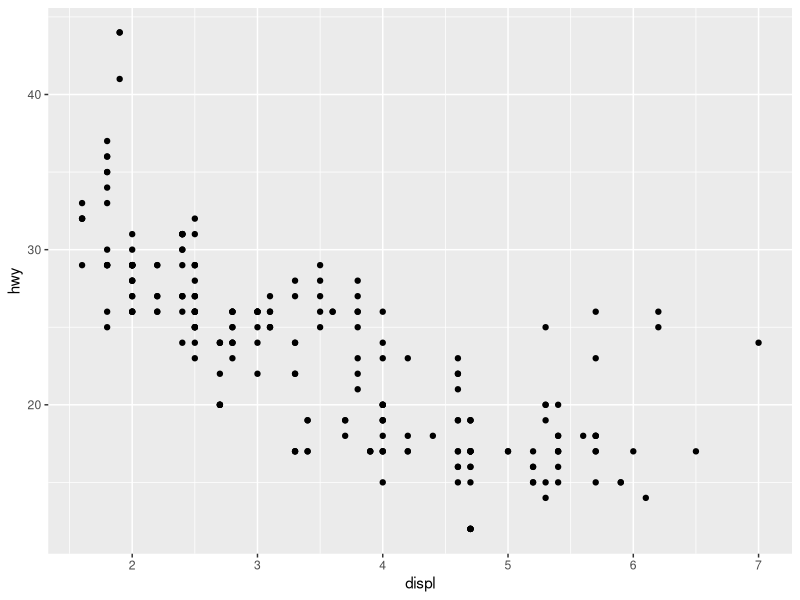
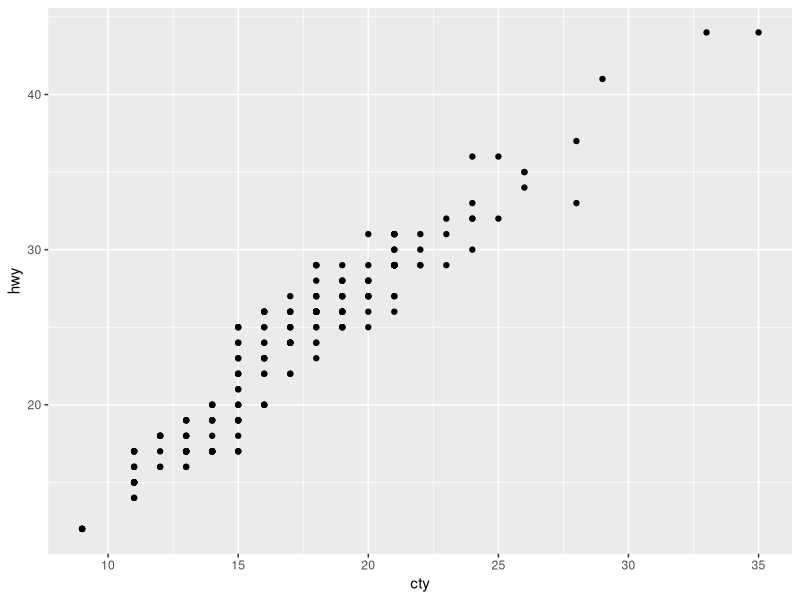
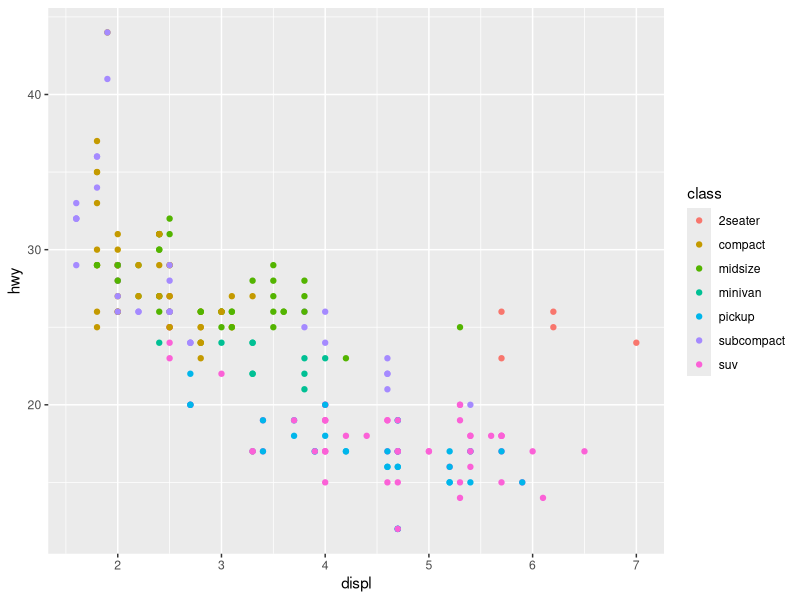
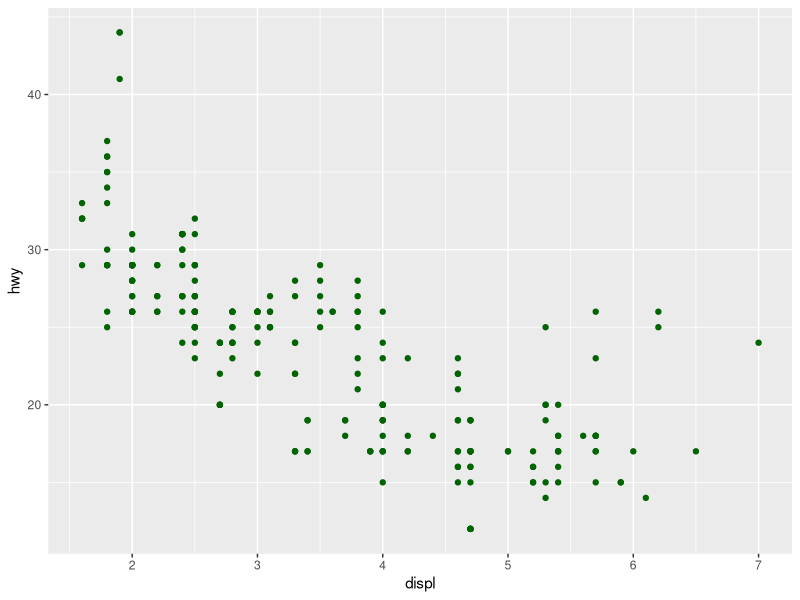
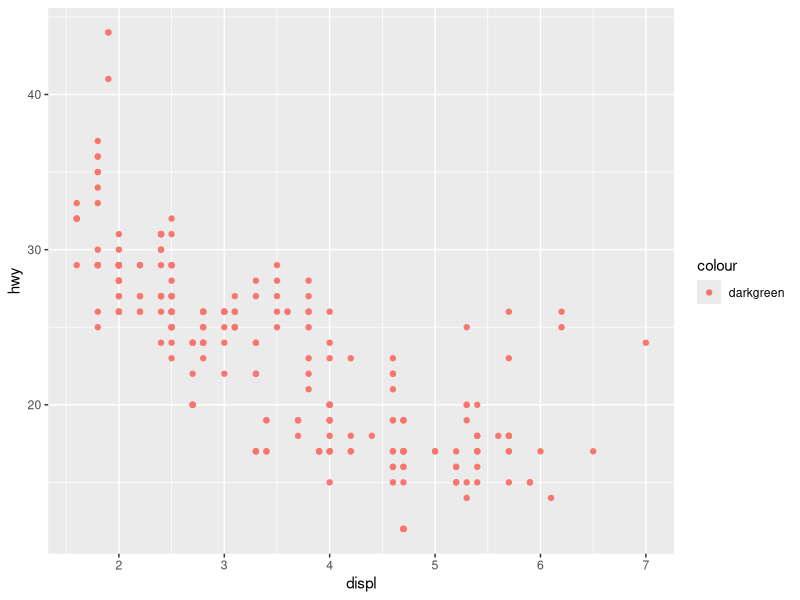
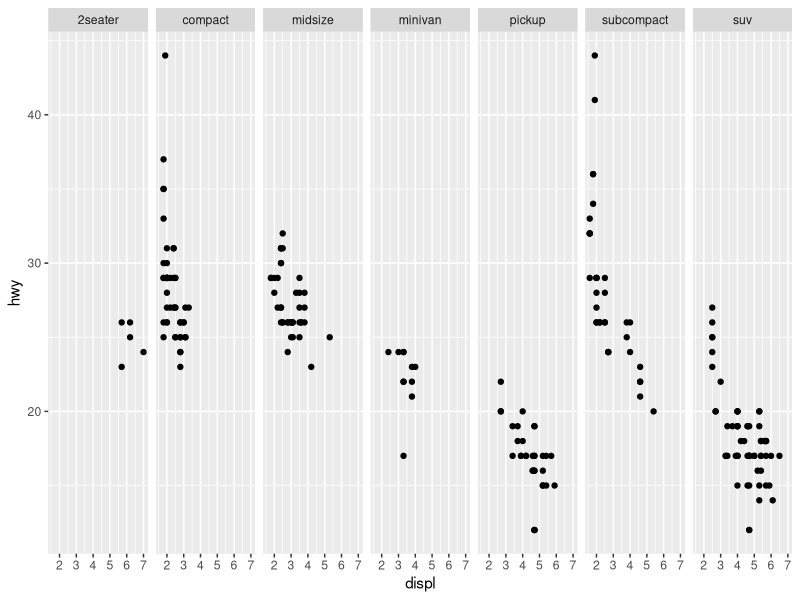
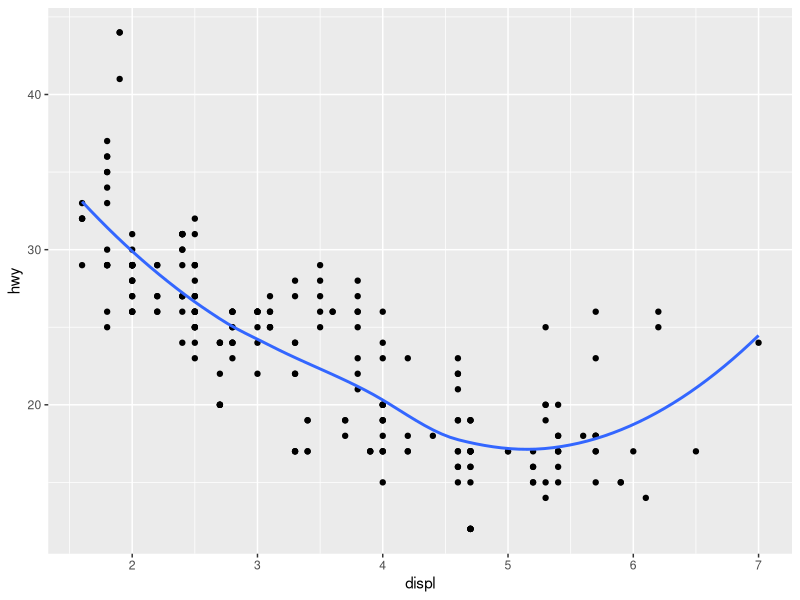
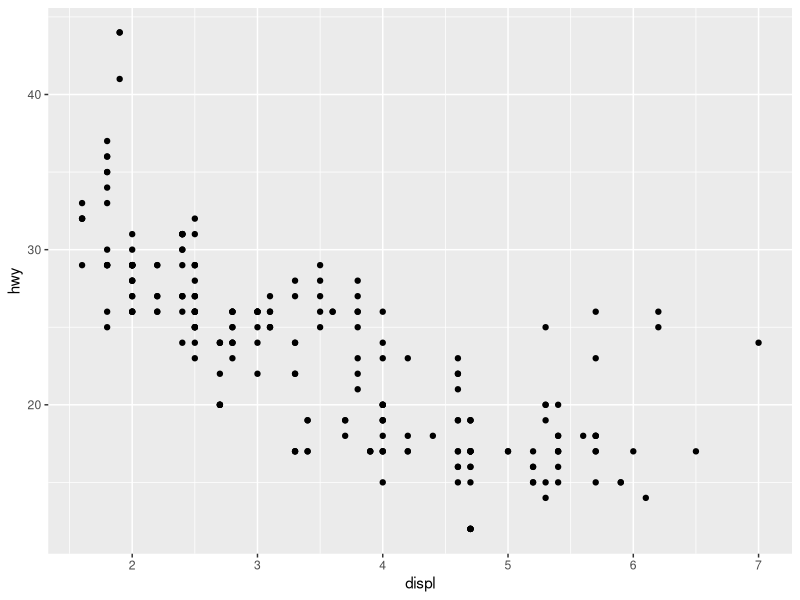

R code for these plots, in order:
# ---
# title: "<span style = 'font-size: 100%;'> MGMT 17300: Data Mining Lab </span>"
# subtitle: "<span style = 'font-size: 150%;'>Exploratory Data Analysis in R: Visualization and Dashboarding</span>"
# author: "Professor: Davi Moreira"
# date: "2024-08-01"
# date-format: "MMMM DD, YYYY"
# format:
# revealjs: 
# transition: slide
# background-transition: fade
# width: 1600
# height: 900
# center: true
# slide-number: true
# incremental: true
# chalkboard: 
# buttons: false
# preview-links: auto
# #logo: figs/quarto.png
# footer: "Data Mining Lab"
# theme: [simple,custom.scss]
# ---
# 
# ## Overview
# 
# :::::: nonincremental
# ::::: columns
# ::: {.column width="50%" style="text-align: center; justify-content: center; align-items: center;"}
# -   Lesson Exercise Review
# 
# -   Lesson Question!
# 
# -   Course Learning Milestones
# 
# -   The 8 Key Steps of a Data Mining Project
# 
# :::
# 
# ::: {.column width="50%" style="text-align: center; justify-content: center; align-items: center;"}
# 
# - Introduction to `ggplot()`
# 
# - Going Beyond the Basics
# 
# - The Grammar of Graphics
# 
# - Themes
# 
# - Computed Statistics
# 
# - Positioning Elements
# 
# - Defining Coordinates
# 
# :::
# :::::
# ::::::
# 
# # Lesson Exercises Review {background-color="#cfb991"}
# 
# # Lesson Question! {background-color="#cfb991"}
# 
# # Course Learning Milestones {background-color="#cfb991"}
# 
# ## Course Learning Milestones
# 
# <center>![](figs/13_course_learning_milestones.jpg){width="60%"}</center>
# 
# # The 8 Key Steps of a Data Mining Project {background-color="#cfb991"}
# 
# ## The 8 Key Steps of a Data Mining Project
# 
# <br>
# 
# :::::: columns
# ::: {.column width="33%"}
# ### Goal Setting
# 
# 1.  **Define the project’s goal**\
# :::
# 
# ::: {.column width="33%"}
# ### Data Understanding
# 
# 2.  **Acquire analysis tools**\
# 3.  **Prepare data**\
# 4.  **Data summarization**\
# 5.  **Data visualization**\
# :::
# 
# ::: {.column width="33%"}
# ### Insights
# 
# 6.  **Data mining modeling**\
# 7.  **Model validation**\
# 8.  **Interpretation and implementation**
# :::
# ::::::
# 
# # Introduction to `ggplot()` {background-color="#cfb991"}
# 
# 
# ## Introduction to `ggplot()`
# 
# <br>
# 
# The `gg` in `ggplot()` refers to the [Grammar of Graphics](http://vita.had.co.nz/papers/layered-grammar.pdf). More than just a graphics package, `ggplot()` is a set of principles about data visualization and plot construction.
# 
# ```{r results='hide', warning=FALSE, message=FALSE}
library(ggplot2)
library(tidyverse)
# ```
# 
# ## First Steps
# 
# <br>
# 
# We will use a dataset about car characteristics to illustrate the step-by-step construction of a plot. Then, we'll apply the same principles to a more interesting dataset.
# 
# ```{r eval=FALSE, message=FALSE, warning=FALSE, results='hide'}
head(mpg)
# ```
# 
# We are going to check the association between a car's engine size (`displ`) and fuel efficiency (`hwy`).
# 
# To create the plot, we just need to tell `ggplot` which dataset to use (`data`), what type of function (`geom_point`), and which variables for the x and y axes (`mapping`).
# 
# ```{r message=FALSE, warning=FALSE, results='hide', fig.align='center'}
mpg %>% ggplot() +  # base plot
geom_point(mapping = aes(x = displ, y = hwy))  # add a layer of points
# ```
# 
# <br>
# 
# ## Grammar of Graphics
# 
# :::{.nonincremental}
# 
# Note that the logic of constructing the plots was to create a base plot with the `ggplot()` function, and then include a layer with the graphical elements.
# 
# **This is always the logic**: create a simple figure and successively add layers with the information we want.
# 
# The plot we made is quite simple and has only 3 steps:
# 
# 1. Defining the dataset to be used (`data = mpg`)
# 2. Defining the type of plot to be used (`geom_point`)
# 3. Defining the *mapping* of information in the plot (`mapping = aes(x = displ, y = hwy)`)
# 
# To make more sophisticated plots, we can add more information to the existing layers or add more layers. Before going further, it's your turn to make a plot.
# 
# :::
# 
# <!---
# ## Exercise
# 
# Choose another variable from the `mpg` dataset and develop a similar plot to the one we saw.
# 
# ## Exercise: Answer
# 
# ```{r message=FALSE, warning=FALSE, results='hide'}
mpg %>% ggplot() +  # base plot
geom_point(mapping = aes(x = cty, y = hwy))  # add a layer of points
# ```
# --->
# 
# # Going Beyond the Basics  {background-color="#cfb991"}
# 
# ## The Grammar of Graphics
# 
# :::{.nonincremental}
# 
# We have just gone through all the elements of a complete syntax for information visualization. Let's review the fundamentals of this grammar:
# 
# 1. Defining the data to be used: `data`
# 2. Defining the type of graphical element: `geom`
# 3. Linking data and graphical elements: `mapping`
# 4. Defining the statistic to be displayed: `stat`
# 5. Positioning graphical elements: `position`
# 6. Defining coordinates: `coord`
# 7. Graphically separating different elements: `facet`
# 
# Mastering these fundamentals gives you enormous freedom to visualize any type of information! Let's move on to a more complex example.
# 
# :::
# 
# ## Including More Information in a Layer
# 
# <br>
# 
# The `mpg` dataset has a variable (`class`) with the type of car: "compact", "SUV", etc. We can include this information by coloring each class.
# 
# ```{r fig.height = 3, fig.align="center"}
mpg %>% ggplot() +
geom_point(mapping = aes(x = displ, y = hwy, color = class))
# ```
# 
# ## Be Careful with What Goes Inside and Outside the Parentheses
# 
# <br>
# 
# If you want to color all the points green, regardless of the car type, the code will have a difference that, at first, seems subtle.
# 
# ```{r fig.height = 3, fig.align="center"}
mpg %>% ggplot() +
geom_point(mapping = aes(x = displ, y = hwy), color = "darkgreen")
# ```
# 
# ## Be Careful with What Goes Inside and Outside the Parentheses
# 
# <br>
# 
# See the difference! What happened?
# 
# ```{r fig.height = 3, fig.align="center"}
mpg %>% ggplot() +
geom_point(mapping = aes(x = displ, y = hwy, color = "darkgreen"))
# ```
# 
# ## Adding Another Layer
# 
# <br>
# 
# Perhaps, even when giving a color to each car category, you found that the difference was not very clear. One option is to place each category on its own scale, which we can do with the `facet_wrap()` function.
# 
# ```{r fig.height = 3, fig.align="center"}
mpg %>% ggplot() +
geom_point(mapping = aes(x = displ, y = hwy)) +
facet_wrap(~ class, nrow = 1)
# ```
# 
# ## More than One Piece of Information in the Same Plot
# 
# <br>
# 
# Adding new layers also serves to place different elements in the plot. If we want to draw a fitting curve on the original plot, just add the `geom_smooth()` element.
# 
# ```{r fig.align="center", fig.height= 2.7, message=FALSE, warning=FALSE}
mpg %>% ggplot() +
geom_point(mapping = aes(x = displ, y = hwy)) +
geom_smooth(mapping = aes(x = displ, y = hwy), se = FALSE)
# ```
# 
# # Themes  {background-color="#cfb991"}
# 
# ## Themes
# 
# <br>
# 
# Beyond the structural elements we've seen, a good data presentation also depends on aesthetic adjustments. Let's briefly cover some possibilities.
# 
# `ggplot` already comes with some predefined themes. You are not obliged to like that gray background: let's reproduce the plot of the relationship between engine size and efficiency, using the themes `theme_bw`, `theme_light`, `theme_dark`, `theme_minimal`, and `theme_classic`.
# 
# ## Original Plot
# 
# ```{r fig.height = 5, fig.align="center"}
mpg %>% ggplot() +
geom_point(mapping = aes(x = displ, y = hwy))
# ```
# 
# ## Black and White
# 
# ```{r fig.height = 4.5, fig.align="center"}
mpg %>% ggplot() +
geom_point(mapping = aes(x = displ, y = hwy)) +
theme_bw()
# ```
# 
# ## Light
# 
# ```{r fig.height = 4.5, fig.align="center"}
mpg %>% ggplot() +
geom_point(mapping = aes(x = displ, y = hwy)) +
theme_light()
# ```
# 
# ## Dark
# 
# ```{r fig.height = 4.5, fig.align="center"}
mpg %>% ggplot() +
geom_point(mapping = aes(x = displ, y = hwy)) +
theme_dark()
# ```
# 
# ## Minimal
# 
# ```{r fig.height = 4.5, fig.align="center"}
mpg %>% ggplot() +
geom_point(mapping = aes(x = displ, y = hwy)) +
theme_minimal()
# ```
# 
# ## Classic
# 
# ```{r fig.height = 4.5, fig.align="center"}
mpg %>% ggplot() +
geom_point(mapping = aes(x = displ, y = hwy)) +
theme_classic()
# ```
# 
# ## Other Themes?
# 
# :::{.nonincremental}
# 
# For those who didn't like these themes, there are two options:
# 
# - You can change **absolutely everything** in the plot with the `theme()` function, element by element. For that, you need to have a good eye for graphic design, as well as patience to tweak each detail. See the number of arguments that can be changed with the `?theme` command.
# 
# - Install external packages with ready-made themes. Two that I really like are [ggthemes](https://yutannihilation.github.io/allYourFigureAreBelongToUs/ggthemes/) and [hrbrthemes](https://github.com/hrbrmstr/hrbrthemes)
# 
# On Google, you can also find many other packages.
# 
# :::
# 
# # Computed Statistics {background-color="#cfb991"}
# 
# ## Types of Plots
# 
# <br>
# 
# All the examples above were made with scatter plots. `ggplot` supports many other types of plots: bars, areas, lines, pie charts (ugh!), etc.
# 
# **The important thing is that the logic is the same!** What changes is the type of statistic relevant for each plot. In the scatter plot, we used the values of the observations in our dataset, but for other plots, we need other statistics: counts for bar plots, predicted values for fit curves, dispersion measures for boxplots, etc.
# 
# Let's load a new dataset to illustrate this point and play a bit with bar plots.
# 
# ```{r message=FALSE, warning=FALSE, results='hide'}
?diamonds
# ```
# 
# ## Simple Bar Plot
# 
# <br>
# 
# The code for a bar plot follows the same reasoning as the previous plots, and you'll notice that the only thing we need to change is the type of function used to map the data: instead of `geom_point()`, we use `geom_bar()`.
# 
# ```{r fig.height = 3, fig.align="center"}
diamonds %>% ggplot() +
geom_bar(mapping = aes(x = cut))
# ```
# 
# ## Calculating Statistics
# 
# <br>
# 
# ::: {style="font-size: 80%;"}
# 
# Unlike the scatter plot, we don't need to specify anywhere the variable that contains the number of diamonds for each type of cut (even because this variable doesn't exist in the dataset!).
# 
# `ggplot()` recognizes that when we use `geom_bar()`, the relevant statistic is the **count** within each category and calculates this automatically. Other functions calculate other statistics by default (you can consult the `stat` argument in `?geom_bar`).
# 
# <center>
# <img src="figs/visualization-stat-bar.png" width="1100px">
# </center>
# 
# :::
# 
# <!---
# ## Exercise
# 
# Select another variable in the `diamonds` dataset to produce a new bar plot.
# 
# ## Exercise: Answer
# 
# ```{r fig.height = 3.5, fig.align="center"}
diamonds %>% ggplot() +
geom_bar(mapping = aes(x = clarity))
# ```
# --->
# 
# ## Calculating Statistics
# 
# <br>
# 
# Every plot has a default statistic, but we can make changes to relate two different variables, for example:
# 
# ```{r fig.height = 2, fig.align="center"}
# Relationship between cut type and diamond dimensions
diamonds %>% ggplot() +
stat_summary(
mapping = aes(x = cut, y = depth),
fun.min = min,
fun.max = max,
fun = median
)
# ```
# 
# # Positioning Elements  {background-color="#cfb991"}
# 
# ## Changing the Colors of Bars
# 
# <br>
# 
# Similar to the scatter plot, we can change the color of the bars with the `fill` argument.
# 
# ```{r fig.height = 3.5, fig.align="center"}
diamonds %>% ggplot() +
geom_bar(mapping = aes(x = cut, fill = cut))  # What if I wanted all bars to be red?
# ```
# 
# ## Changing the Colors of Bars
# 
# <br>
# 
# Again, similar to the scatter plot, we can change the color of the bars with the `fill` argument (but this is not very useful—why?)
# 
# ```{r fig.height = 3.5, fig.align="center"}
diamonds %>% ggplot() +
geom_bar(mapping = aes(x = cut, fill = cut))
# ```
# 
# ## Defining Colors by Clarity
# 
# <br>
# 
# It would be more useful to define the colors by some information that is not already conveyed by the plot. For example, discriminating the diamonds by clarity.
# 
# ```{r fig.height = 3.5, fig.align="center"}
diamonds %>% ggplot() +
geom_bar(mapping = aes(x = cut, fill = clarity))
# ```
# 
# ## Adjusting the Positioning of Elements
# 
# <br>
# 
# The idea of filling (`fill`) is important because it can also be used to alter the arrangement of graphical elements. For example, if we want a bar plot with relative values, we can fill the entire plotting area:
# 
# ```{r fig.height = 3.5, fig.align="center"}
diamonds %>% ggplot() +
geom_bar(mapping = aes(x = cut, fill = clarity), position = "fill")
# ```
# 
# ## Adjusting the Positioning of Elements
# 
# <br>
# 
# Alternatively, we might want the graphical elements to "dodge" each other, so they are not stacked:
# 
# ```{r fig.height = 4, fig.align="center"}
ggplot(data = diamonds) +
geom_bar(mapping = aes(x = cut, fill = clarity), position = "dodge")
# ```
# 
# # Defining Coordinates {background-color="#cfb991"}
# 
# ## Defining Coordinates
# 
# <br>
# 
# Another way to change the arrangement of elements in the plot is to alter their coordinates. Let's return to our plot of diamonds by cut:
#                                                                                                                        
#                                                                                                                        ```{r fig.height = 3.5, fig.align="center"}
#                                                                                                                      diamonds %>% ggplot() + 
#                                                                                                                        geom_bar(mapping = aes(x = cut, fill = cut))
#                                                                                                                      ```
#                                                                                                                      
#                                                                                                                      ## Defining Coordinates
#                                                                                                                      
#                                                                                                                      <br>
#                                                                                                                        
#                                                                                                                        A first relatively obvious coordinate transformation is to make the bars horizontal. To do this, simply use the `coord_flip()` function.
#                                                                                                                      
#                                                                                                                      ```{r fig.height = 3.5, fig.align="center"}
#                                                                                                                      diamonds %>% ggplot() + 
#                                                                                                                        geom_bar(mapping = aes(x = cut, fill = cut)) +
#                                                                                                                        coord_flip()
#                                                                                                                      ```
#                                                                                                                      
#                                                                                                                      ## Defining Coordinates
#                                                                                                                      
#                                                                                                                      <br>
#                                                                                                                        
#                                                                                                                        A less obvious transformation is to make the bars radiate from a single point with radial dispersion.
#                                                                                                                      
#                                                                                                                      ```{r fig.height = 4, fig.align="center"}
#                                                                                                                      diamonds %>% ggplot() + 
#                                                                                                                        geom_bar(mapping = aes(x = cut, fill = cut)) +
#                                                                                                                        coord_polar()
#                                                                                                                      ```
#                                                                                                                      
#                                                                                                                      ## And the Pie Chart?
#                                                                                                                      
#                                                                                                                      <center>
#                                                                                                                        <img src="figs/steve-jobs-pie.jpg" width="950px">
#                                                                                                                        
#                                                                                                                        [About Pie Charts](https://stats.stackexchange.com/questions/8974/problems-with-pie-charts){target="_blank"}
#                                                                                                                      </center>
#                                                                                                                        
#                                                                                                                        # Animations  {background-color="#cfb991"}
#                                                                                                                        
#                                                                                                                        ## To Create Animations, Use the `gganimate` Package
#                                                                                                                        
#                                                                                                                        ```{r fig.show="hide", message=FALSE, warning=FALSE, fig.height=5, cache=TRUE}
#                                                                                                                      library(gganimate)
#                                                                                                                      library(gapminder)
#                                                                                                                      
#                                                                                                                      gapminder %>% ggplot(aes(gdpPercap, lifeExp, size = pop, colour = country)) +
#                                                                                                                        geom_point(alpha = 0.7, show.legend = FALSE) +
#                                                                                                                        scale_colour_manual(values = country_colors) +
#                                                                                                                        scale_size(range = c(2, 12)) +
#                                                                                                                        scale_x_log10() +
#                                                                                                                        # Specific code for the animation
#                                                                                                                        labs(title = 'Year: {frame_time}', x = 'GDP per capita', y = 'Life Expectancy') +
#                                                                                                                        transition_time(year) +
#                                                                                                                        ease_aes('linear')
#                                                                                                                      ```
#                                                                                                                      
#                                                                                                                      ## Result
#                                                                                                                      
#                                                                                                                      ```{r echo=FALSE, message=FALSE, warning=FALSE, fig.height=5, cache=TRUE}
#                                                                                                                      library(gganimate)
#                                                                                                                      library(gapminder)
#                                                                                                                      
#                                                                                                                      gapminder %>% ggplot(aes(gdpPercap, lifeExp, size = pop, colour = country)) +
#                                                                                                                        geom_point(alpha = 0.7, show.legend = FALSE) +
#                                                                                                                        scale_colour_manual(values = country_colors) +
#                                                                                                                        scale_size(range = c(2, 12)) +
#                                                                                                                        scale_x_log10() +
#                                                                                                                        # Specific code for the animation
#                                                                                                                        labs(title = 'Year: {frame_time}', x = 'GDP per capita', y = 'Life Expectancy') +
#                                                                                                                        transition_time(year) +
#                                                                                                                        ease_aes('linear')
#                                                                                                                      ```
#                                                                                                                      
#                                                                                                                      ## Dynamic X-Axis
#                                                                                                                      
#                                                                                                                      ```{r echo=FALSE, message=FALSE, warning=FALSE, fig.height=5, cache=TRUE}
#                                                                                                                      gapminder %>% ggplot(aes(gdpPercap, lifeExp, size = pop, colour = country)) +
#                                                                                                                        geom_point(alpha = 0.7, show.legend = FALSE) +
#                                                                                                                        scale_colour_manual(values = country_colors) +
#                                                                                                                        scale_size(range = c(2, 12)) +
#                                                                                                                        scale_x_log10() +
#                                                                                                                        # Specific code for the animation
#                                                                                                                        labs(title = 'Year: {frame_time}', x = 'GDP per capita', y = 'Life Expectancy') +
#                                                                                                                        transition_time(year) +
#                                                                                                                        labs(title = "Year: {frame_time}") +
#                                                                                                                        view_follow(fixed_y = TRUE)
#                                                                                                                      ```
#                                                                                                                      
#                                                                                                                      ## Trailing Points
#                                                                                                                      
#                                                                                                                      ```{r echo=FALSE, message=FALSE, warning=FALSE, fig.height=5, cache=TRUE}
#                                                                                                                      gapminder %>% ggplot(aes(gdpPercap, lifeExp, size = pop, colour = country)) +
#                                                                                                                        geom_point(alpha = 0.7, show.legend = FALSE) +
#                                                                                                                        scale_colour_manual(values = country_colors) +
#                                                                                                                        scale_size(range = c(2, 12)) +
#                                                                                                                        scale_x_log10() +
#                                                                                                                        # Specific code for the animation
#                                                                                                                        labs(title = 'Year: {frame_time}', x = 'GDP per capita', y = 'Life Expectancy') +
#                                                                                                                        transition_time(year) +
#                                                                                                                        labs(title = "Year: {frame_time}") +
#                                                                                                                        shadow_wake(wake_length = 0.2, alpha = FALSE)
#                                                                                                                      ```
#                                                                                                                      
#                                                                                                                      ## Countries Separated by Continent
#                                                                                                                      
#                                                                                                                      ```{r echo=FALSE, message=FALSE, warning=FALSE, fig.height=5, cache=TRUE}
#                                                                                                                      gapminder %>% ggplot(aes(gdpPercap, lifeExp, size = pop, colour = country)) +
#                                                                                                                        geom_point(alpha = 0.7, show.legend = FALSE) +
#                                                                                                                        scale_colour_manual(values = country_colors) +
#                                                                                                                        scale_size(range = c(2, 12)) +
#                                                                                                                        scale_x_log10() +
#                                                                                                                        facet_wrap(~continent) +
#                                                                                                                        # Specific code for the animation
#                                                                                                                        labs(title = 'Year: {frame_time}', x = 'GDP per capita', y = 'Life Expectancy') +
#                                                                                                                        transition_time(year) +
#                                                                                                                        ease_aes('linear')
#                                                                                                                      ```
#                                                                                                                      
#                                                                                                                      ## Datasaurus
#                                                                                                                      
#                                                                                                                      ```{r echo=FALSE, message=FALSE, warning=FALSE, fig.height=5, cache=TRUE}
#                                                                                                                      library(datasauRus)
#                                                                                                                      
#                                                                                                                      datasaurus_dozen %>% ggplot(aes(x = x, y = y)) +
#                                                                                                                        geom_point() +
#                                                                                                                        theme_minimal() +
#                                                                                                                        transition_states(dataset, 3, 1) + 
#                                                                                                                        ease_aes('cubic-in-out')
#                                                                                                                      ```
#                                                                                                                      
#                                                                                                                      <center>
#                                                                                                                        [Datasaurus](https://cran.r-project.org/web/packages/datasauRus/vignettes/Datasaurus.html){target="_blank"}
#                                                                                                                      </center>
#                                                                                                                        
#                                                                                                                        ## Temperatures
#                                                                                                                        
#                                                                                                                        ```{r echo=FALSE, message=FALSE, warning=FALSE, fig.height=5, cache=TRUE}
#                                                                                                                      airq <- airquality
#                                                                                                                      airq$Month <- format(ISOdate(2004,1:12,1),"%B")[airq$Month]
#                                                                                                                      
#                                                                                                                      airq %>% ggplot(aes(Day, Temp, group = Month)) + 
#                                                                                                                        geom_line() + 
#                                                                                                                        geom_segment(aes(xend = 31, yend = Temp), linetype = 2, colour = 'grey') + 
#                                                                                                                        geom_point(size = 2) + 
#                                                                                                                        geom_text(aes(x = 31.1, label = Month), hjust = 0) + 
#                                                                                                                        transition_reveal(Day) + 
#                                                                                                                        coord_cartesian(clip = 'off') + 
#                                                                                                                        labs(title = 'Temperature in New York', y = 'Temperature (°F)') + 
#                                                                                                                        theme_minimal() + 
#                                                                                                                        theme(plot.margin = margin(5.5, 40, 5.5, 5.5))
#                                                                                                                      ```
#                                                                                                                      
#                                                                                                                      # Conclusion {background-color="#cfb991"}
#                                                                                                                      
#                                                                                                                      ## Conclusion
#                                                                                                                      
#                                                                                                                      <br>
#                                                                                                                        
#                                                                                                                        What we've seen is more than just a tool for creating plots. It's a complete syntax that allows you to **think** about the information you want to convey and **produce** practically any type of plot that suits your needs.
#                                                                                                                      
#                                                                                                                      `ggplot()` allows for an infinite number of plot types. It wouldn't be worthwhile to do an extensive survey at this time, as that would be tedious and would end up hindering the absorption of the fundamentals of the grammar of graphics.
# 
# # Summary {background-color="#cfb991"}
# 
# ## Summary
# 
# :::: nonincremental
# ::: {style="font-size: 80%;"}
# 
# Main Takeaways from this lecture:
# 
# - **Understanding `ggplot()` and the Grammar of Graphics**: Plots are constructed by creating a base plot and successively adding layers of graphical elements.
# 
# - **Advanced Plotting Techniques**:
# 
# - Adding more layers to include additional information (e.g., `geom_smooth()` for trend lines).
# - Using `facet_wrap()` and `facet_grid()` to create multi-panel plots for different subsets of data.
# - Transforming plots with coordinate functions like `coord_flip()` for horizontal plots and `coord_polar()` for radial plots.
# 
# - **Working with Computed Statistics**: Recognize that `ggplot2` can compute statistics automatically (e.g., counts in `geom_bar()`).
# 
# - **Creating Animations with `gganimate`**: Animations can illustrate changes over time or transitions between states in the data.
# 
# - **Effective Data Visualization Practices**
# 
# - Emphasize the importance of choosing the right type of plot for the data and the message.
# - Understand that effective visualizations are crucial for exploratory data analysis and communicating insights.
# - Apply the Grammar of Graphics principles to create clear, informative, and aesthetically pleasing plots.
# :::
# ::::
# 
# # Thank you! {background-color="#cfb991"}
